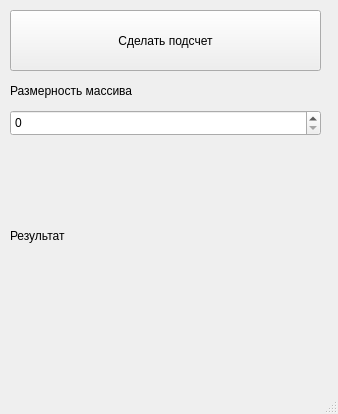
<?xml version="1.0" encoding="UTF-8"?>
<ui version="4.0">
 <class>MainWindow</class>
 <widget class="QMainWindow" name="MainWindow">
  <property name="geometry">
   <rect>
    <x>0</x>
    <y>0</y>
    <width>338</width>
    <height>414</height>
   </rect>
  </property>
  <property name="windowTitle">
   <string>MainWindow</string>
  </property>
  <widget class="QWidget" name="centralwidget">
   <widget class="QPushButton" name="pushButton">
    <property name="geometry">
     <rect>
      <x>10</x>
      <y>10</y>
      <width>311</width>
      <height>61</height>
     </rect>
    </property>
    <property name="text">
     <string>Сделать подсчет</string>
    </property>
   </widget>
   <widget class="QLabel" name="label">
    <property name="geometry">
     <rect>
      <x>10</x>
      <y>80</y>
      <width>171</width>
      <height>21</height>
     </rect>
    </property>
    <property name="text">
     <string>Размерность массива</string>
    </property>
   </widget>
   <widget class="QSpinBox" name="spinBox">
    <property name="geometry">
     <rect>
      <x>10</x>
      <y>110</y>
      <width>311</width>
      <height>26</height>
     </rect>
    </property>
   </widget>
   <widget class="QLabel" name="label_2">
    <property name="geometry">
     <rect>
      <x>10</x>
      <y>220</y>
      <width>301</width>
      <height>31</height>
     </rect>
    </property>
    <property name="text">
     <string>Результат</string>
    </property>
   </widget>
   <widget class="QLabel" name="label_3">
    <property name="geometry">
     <rect>
      <x>10</x>
      <y>270</y>
      <width>311</width>
      <height>21</height>
     </rect>
    </property>
    <property name="text">
     <string/>
    </property>
   </widget>
   <widget class="QLabel" name="label_4">
    <property name="geometry">
     <rect>
      <x>10</x>
      <y>310</y>
      <width>311</width>
      <height>21</height>
     </rect>
    </property>
    <property name="text">
     <string/>
    </property>
   </widget>
   <widget class="QLabel" name="label_5">
    <property name="geometry">
     <rect>
      <x>10</x>
      <y>350</y>
      <width>301</width>
      <height>16</height>
     </rect>
    </property>
    <property name="text">
     <string/>
    </property>
   </widget>
  </widget>
  <widget class="QMenuBar" name="menubar">
   <property name="geometry">
    <rect>
     <x>0</x>
     <y>0</y>
     <width>338</width>
     <height>22</height>
    </rect>
   </property>
  </widget>
  <widget class="QStatusBar" name="statusbar"/>
 </widget>
 <resources/>
 <connections/>
</ui>
